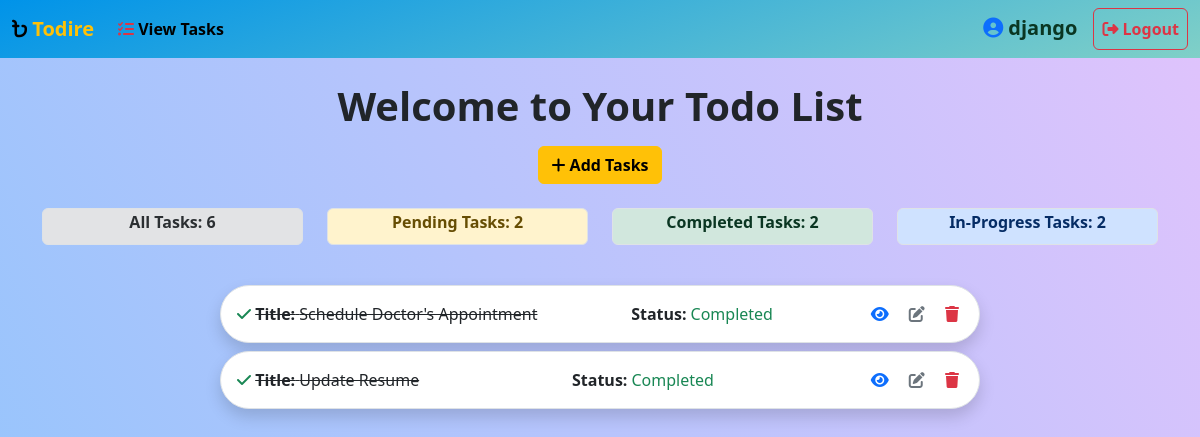
/tasks/all/?status=completed (signed in), run on the app's committed database.
### task/models.py (models this page shows, shortened)
class Task(models.Model):
    title = models.CharField(max_length=200)
    options = (
        ('pending','Pending'),
        ('in_progress', 'In Progress'),
        ('completed','Completed'),
    )
    status = models.CharField(max_length=200,choices=options,default='pending')
    description = models.TextField()
    created_date = models.DateTimeField(auto_now_add=True)
    due_date = models.DateTimeField(null=True, blank=True)
    user_object = models.ForeignKey(User,on_delete=models.CASCADE)

### task/views.py (the view)
# urls.py: path('tasks/all/', views.TaskListView.as_view(), name='task-list'),  # URL for listing all tasks
@method_decorator(decorator, name="dispatch")
class TaskListView(View):
    def get(self, request, *args, **kwargs):
        status_filter = request.GET.get('status')
        if status_filter:
            qs = Task.objects.filter(user_object=request.user, status=status_filter)
        else:
            qs = Task.objects.filter(user_object=request.user)
        pending_count = Task.objects.filter(user_object=request.user, status='pending').count()
        completed_count = Task.objects.filter(user_object=request.user, status='completed').count()
        in_progress_count = Task.objects.filter(user_object=request.user, status='in_progress').count()
        all_count = Task.objects.filter(user_object=request.user).count()
        return render(request, 'task_list.html', {
            'data': qs,
            'pending_count': pending_count,
            'completed_count': completed_count,
            'in_progress_count': in_progress_count,
            'all_count': all_count
        })

### task/decorator.py (called while the page is built)
def signin_required(fn):
    def wrapper(request,*args,**kwargs):
        if not request.user.is_authenticated:
            messages.error(request,"Invalid Session")
            return redirect("signin")
        else:
            return fn(request,*args,**kwargs)
    return wrapper

### task/templates/task_list.html (shortened to what this page needs)
<!DOCTYPE html>
{% load static %}
<html lang="en">
<head>
    <link href="https://cdn.jsdelivr.net/npm/bootstrap@5.3.2/dist/css/bootstrap.min.css" rel="stylesheet"
>
    <link rel="stylesheet" href="{% static 'css/task_list.css' %}">
</head>
<body>
    <nav class="navbar navbar-expand-lg bg-body-tertiary">
        <div class="container-fluid">
            <a class="navbar-brand text-warning fw-bolder" href="#"><i
                    class="fa-solid fa-bangladeshi-taka-sign text-black"></i>
                <b>Todire</b></a>
            <div class="collapse navbar-collapse" id="navbarNavAltMarkup">
                <div class="navbar-nav me-auto">
                    <a class="nav-link active fw-bolder" href="{% url 'task-list' %}"><i
                            class="fa-solid fa-list-check text-danger"></i> View Tasks</a>
                </div>
                <div class="navbar-nav">
                    <a class="navbar-brand text-success-emphasis fw-bolder" href="#"><i
                            class="fa-solid fa-circle-user text-primary"></i>
                        {{ request.user }}</a>
                    <a class="btn btn-light nav-link fw-bolder btn-logout" href="{% url 'signout' %}"><i
                            class="fa-solid fa-right-from-bracket"></i> <b>Logout</b></a>
                </div>
            </div>
        </div>
    </nav>
    <div class="container text-center mt-4">
        <h1 class="fw-bolder">Welcome to Your Todo List</h1>
        <a class="btn btn-warning fw-bold mt-2" href="{% url 'task-add' %}"><i class="fa-solid fa-plus"></i> Add
            Tasks</a>
    </div>
    <div class="container text-center mt-4">
        <div class="row">
            <div class="col-md-3">
                <a href="{% url 'task-list' %}" class="text-decoration-none">
                    <div class="border mb-3 text-capitalize p-1 rounded alert alert-secondary">
                        <h6><b>All Tasks: {{ all_count }}</b></h6>
                    </div>
                </a>
            </div>
            <div class="col-md-3">
                <a href="?status=pending" class="text-decoration-none">
                    <div class="border mb-3 text-capitalize p-1 rounded alert alert-warning">
                        <h6><b>Pending Tasks: {{ pending_count }}</b></h6>
                    </div>
                </a>
            </div>
            <div class="col-md-3">
                <a href="?status=completed" class="text-decoration-none">
                    <div class="border mb-3 text-capitalize p-1 rounded alert alert-success">
                        <h6><b>Completed Tasks: {{ completed_count }}</b></h6>
                    </div>
                </a>
            </div>
            <div class="col-md-3">
                <a href="?status=in_progress" class="text-decoration-none">
                    <div class="border mb-3 text-capitalize p-1 rounded alert alert-primary">
                        <h6><b>In-Progress Tasks: {{ in_progress_count }}</b></h6>
                    </div>
                </a>
            </div>
        </div>
    </div>
    <div class="container mt-4">
        {% for t in data %}
        <div class="row mb-2">
            <div class="col-12 col-md-8 offset-md-2 border rounded-pill p-3 shadow bg-white">
                <div class="d-flex justify-content-between align-items-center">
                    <div>
                        {% if t.status == 'completed' %}
                        <i class="fa-solid fa-check text-success"></i>
                        {% elif t.status == 'pending' %}
                        <i class="fa-solid fa-exclamation-triangle text-warning"></i>
                        {% elif t.status == 'in_progress' %}
                        <i class="fa-solid fa-spinner text-primary"></i>
                        {% endif %}
                        <span class="{% if t.status == 'completed' %}task-completed{% endif %}"><b>Title:</b>
                            {{t.title}}</span>
                    </div>
                    <div class="d-flex align-items-center">
                        <b class="me-1">Status:</b>
                        <span
                            class="text-capitalize {% if t.status == 'completed' %}text-success{% elif t.status == 'pending' %}text-danger{% elif t.status == 'in_progress' %}text-primary{% endif %}">
                            {{ t.status }}
                        </span>
                    </div>
                    <div>
                        <a href="{% url 'task-detail' t.id %}"
                            class="text-decoration-none text-primary pe-2 fw-bolder"><i
                                class="fa-solid fa-eye p-1 text-primary"></i></a>
                        <a href="{% url 'task-edit' t.id %}"
                            class="text-decoration-none text-secondary pe-2 fw-bolder"><i
                                class="fa-solid fa-pen-to-square p-1 text-secondary"></i></a>
                        <a href="{% url 'task-delete' t.id %}" class="text-decoration-none text-danger fw-bolder"><i
                                class="fa-sharp fa-solid fa-trash p-1 text-danger"></i></a>
                    </div>
                </div>
            </div>
        </div>
        {% endfor %}
    </div>
</body>
</html>

### task/static/css/task_list.css (style rules this page uses)
.navbar { background-color: #0093E9; background-image: linear-gradient(160deg, #0093E9 0%, #80D0C7 100%); }
body { background-color: #8EC5FC; background-image: linear-gradient(62deg, #8EC5FC 0%, #E0C3FC 100%); background-repeat: no-repeat; background-size: 100% 900px; }
.btn-logout { color: #dc3545 !important; border: 1px solid #dc3545 !important; }

### task/templates/task_list.html (style rules this page uses)
.task-completed { text-decoration: line-through; }

### data on the page
Task: title "Schedule Doctor's Appointment", status "Completed"
Task: title "Update Resume", status "Completed"

### other printed values
{{ request.user }} "django"
{{ all_count }} "6"
{{ pending_count }} "2"
{{ completed_count }} "2"
{{ in_progress_count }} "2"
